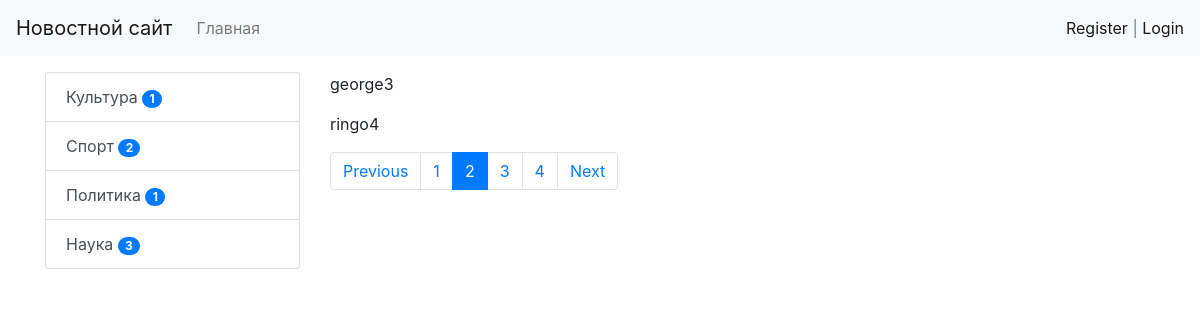
Page /test/?page=2 on the committed database.
### news/models.py (models this page shows, shortened)
class Category(models.Model):
    title = models.CharField(max_length=150, db_index=True, verbose_name='Наименование категории')
    def get_absolute_url(self):
        return reverse('category', kwargs={'category_id': self.pk})
    class Meta:
        verbose_name = 'Категория'
        verbose_name_plural = 'Категории'
        ordering = ['title']

### news/views.py (the view)
# urls.py: path('test/', test, name='test'),
def test(request):
    objects = ['john1', 'paul2', 'george3', 'ringo4', 'john5', 'paul6', 'george7']
    paginator = Paginator(objects, 2)
    page_num = request.GET.get('page', 1)
    page_objects = paginator.get_page(page_num)
    return render(request, 'news/test.html', {'page_obj': page_objects})

### news/templatetags/news_tags.py (called while the page is built)
@register.inclusion_tag('news/list_categories.html')
def show_categories():
    categories = Category.objects.annotate(cnt=Count('news', filter=F('news__is_published'))).filter(cnt__gt=0)
    return {"categories": categories}

### news/templates/news/test.html (shortened to what this page needs)
{% extends 'base.html' %}
{% block sidebar %}
  {% include 'inc/_sidebar.html' %}
{% endblock %}
{% block content %}
  {% for name in page_obj.object_list %}
    <p>{{ name }}</p>
  {% endfor %}
{% endblock %}

### news/templates/news/list_categories.html
<div class="list-group">
  {% for item in categories %}
  <a href="{{ item.get_absolute_url }}" class="list-group-item list-group-item-action">{{ item.title }}  <span class="badge badge-primary badge-pill">{{ item.cnt }}</span></a>
  {% endfor %}
</div>

### rows in the picture
Category: title "Культура", cnt "1"
Category: title "Спорт", cnt "2"
Category: title "Политика", cnt "1"
Category: title "Наука", cnt "3"

### other values in the picture
{{ name }} "george3" "ringo4"
{{ p }} "1" "3" "4"
{{ p }} "2"
